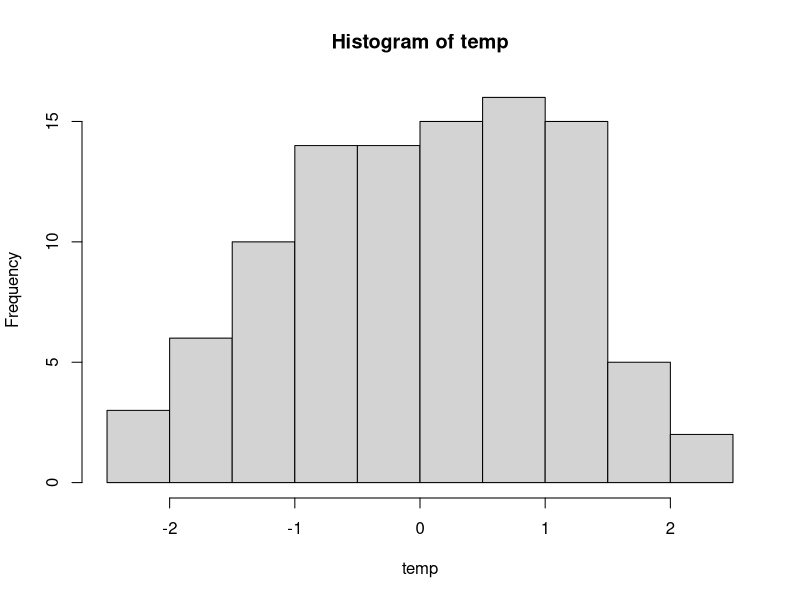

Recreate this plot in R.
## ---- chunk 1
temp <- rnorm(100)
## ---- chunk 2
hist(temp)
